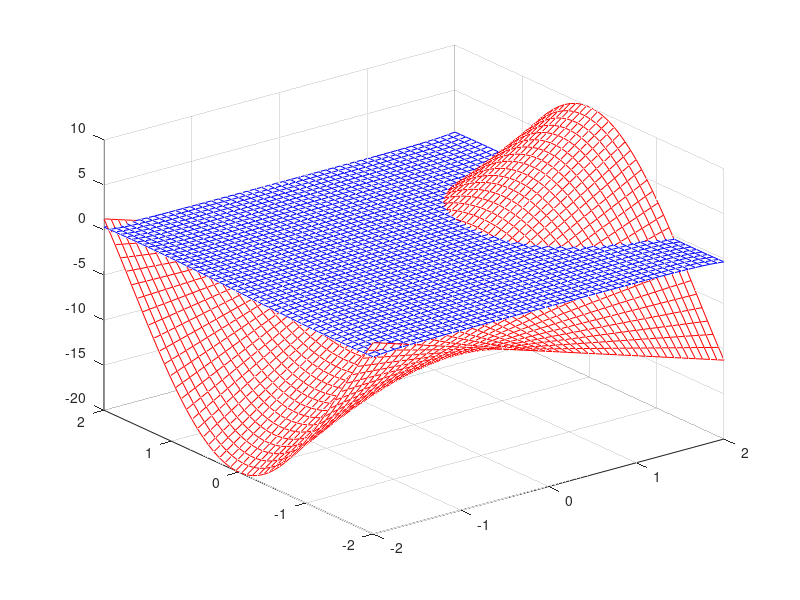

The MATLAB source for this figure:
[x,y]=meshgrid(linspace(-2,2, 50));z1=sin(y).*exp(x.^2-5);axis ([-3 3 -3 3 -3 15]);for i=1:15  mesh(x,y,z1,'EdgeColor','blue');  hold on  z2=i/2*x.*cos(y) + 10 - i;  mesh(x,y,z2, 'EdgeColor','red');  hold off  pause(1e-1);endfor